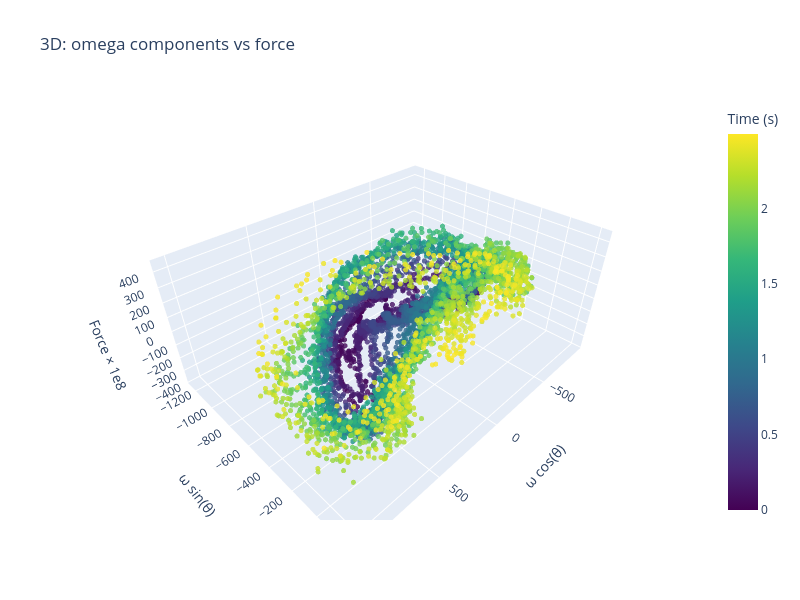

Source (notebook cell):
### Code cell
# 3D scatter: omega components vs force
# Offset omega by its minimum to match polar plot radius range behavior
# This prevents reflection: min omega maps to inner radius, max to outer radius
omega_min = omega_trk_trim.min()
omega_offset = omega_trk_trim - omega_min  # Now ranges from 0 to (max - min)
xs = omega_offset * np.cos(theta_trk_trim)
ys = omega_offset * np.sin(theta_trk_trim)
zs = frc * 1e8

# Use Plotly for interactive 3D plot (much faster and smoother)
fig = go.Figure(data=go.Scatter3d(
    x=xs,
    y=ys,
    z=zs,
    mode='markers',
    marker=dict(
        size=3,
        color=t_trim,
        colorscale='Viridis',
        colorbar=dict(title='Time (s)'),
        opacity=0.8
    ),
    hovertemplate='<b>ω cos(θ)</b>: %{x:.4f}<br>' +
                  '<b>ω sin(θ)</b>: %{y:.4f}<br>' +
                  '<b>Force × 1e8</b>: %{z:.4f}<br>' +
                  '<b>Time</b>: %{marker.color:.4f} s<extra></extra>'
))

# Set axis ranges based on actual data
x_range = [xs.min(), xs.max()]
y_range = [ys.min(), ys.max()]
z_range = [zs.min(), zs.max()]

# Add small padding
x_pad = (x_range[1] - x_range[0]) * 0.05 if (x_range[1] - x_range[0]) > 0 else 0.1
y_pad = (y_range[1] - y_range[0]) * 0.05 if (y_range[1] - y_range[0]) > 0 else 0.1
z_pad = (z_range[1] - z_range[0]) * 0.05 if (z_range[1] - z_range[0]) > 0 else 0.1

fig.update_layout(
    title='3D: omega components vs force',
    scene=dict(
        xaxis_title='ω cos(θ)',
        yaxis_title='ω sin(θ)',
        zaxis_title='Force × 1e8',
        xaxis=dict(range=[x_range[0] - x_pad, x_range[1] + x_pad]),
        yaxis=dict(range=[y_range[0] - y_pad, y_range[1] + y_pad]),
        zaxis=dict(range=[z_range[0] - z_pad, z_range[1] + z_pad]),
        aspectmode='data'  # Each axis scales independently
    ),
    width=800,
    height=600
)

fig.show()

# Polar scatter: theta vs omega with time color
plt.figure()
ax = plt.subplot(111, projection='polar')
scatter = ax.scatter(theta_trk_trim, omega_trk_trim, c=t_trim, s=5, cmap='viridis')
plt.colorbar(scatter, label='Time (s)')
plt.title("theta vs omega polar plot (trimmed)")
plt.show()

### Figure 1 — Plotly figure (JSON) as saved in the notebook; plotly's stock layout.template omitted (floating-point values rounded to 4 significant figures; data arrays with more than 128 entries replaced by an {"elided": "..."} marker saying what was removed)
{"data": [{"hovertemplate": "<b>ω cos(θ)</b>: %{x:.4f}<br><b>ω sin(θ)</b>: %{y:.4f}<br><b>Force × 1e8</b>: %{z:.4f}<br><b>Time</b>: %{marker.color:.4f} s<extra></extra>", "marker": {"color": {"elided": "4990 float values"}, "colorbar": {"title": {"text": "Time (s)"}}, "colorscale": [[0, "#440154"], [0.1111, "#482878"], [0.2222, "#3e4989"], [0.3333, "#31688e"], [0.4444, "#26828e"], [0.5556, "#1f9e89"], [0.6667, "#35b779"], [0.7778, "#6ece58"], [0.8889, "#b5de2b"], [1, "#fde725"]], "opacity": 0.8, "size": 3}, "mode": "markers", "type": "scatter3d", "x": {"elided": "4990 float values"}, "y": {"elided": "4990 float values"}, "z": {"elided": "4990 float values"}}], "layout": {"height": 600, "scene": {"aspectmode": "data", "xaxis": {"range": [-967.6, 1080.0], "title": {"text": "ω cos(θ)"}}, "yaxis": {"range": [-1296.0, 266.8], "title": {"text": "ω sin(θ)"}}, "zaxis": {"range": [-408.5, 470.2], "title": {"text": "Force × 1e8"}}}, "title": {"text": "3D: omega components vs force"}, "width": 800}}
